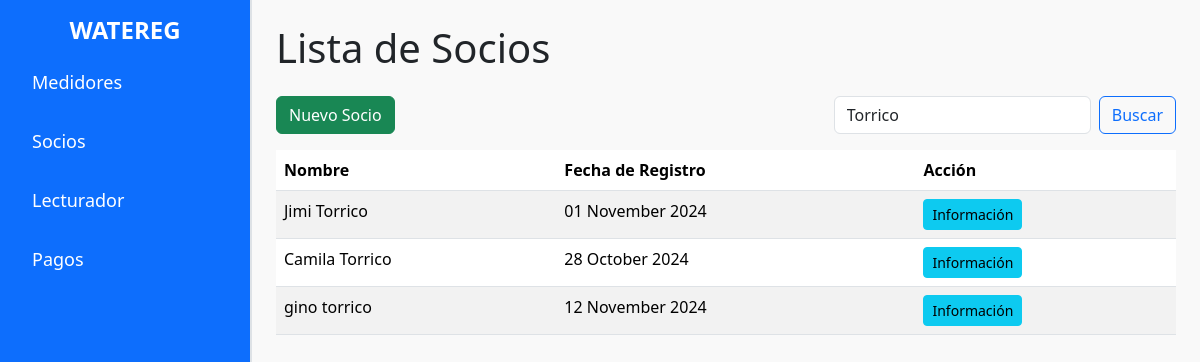
Page /socios.php?buscar=Torrico on the committed database.
### tables this page shows
CREATE TABLE `socio` (
  `id_socio` bigint(20) NOT NULL,
  `ci` varchar(255) DEFAULT NULL,
  `nombre` varchar(255) DEFAULT NULL,
  `apellido` varchar(255) DEFAULT NULL,
  `telefono` varchar(255) DEFAULT NULL,
  `fecha_registro` date DEFAULT NULL
);

### socios.php (the view, shortened to what this page needs)
<?php
include 'conexion.php';
$busqueda = isset($_GET['buscar']) ? $_GET['buscar'] : '';
$sql = "SELECT id_socio, nombre, apellido, fecha_registro FROM socio";
if (!empty($busqueda)) {
    $sql .= " WHERE CONCAT(nombre, ' ', apellido) LIKE '%$busqueda%'";
}
$resultado = $conexion->query($sql);
?>
<!DOCTYPE html>
<html lang="es">
<head>
    <link rel="stylesheet" href="css/bootstrap.min.css">
    <link rel="stylesheet" href="css/styles.css">
</head>
<body>
    <div class="d-flex">
        <div class="sidebar bg-primary text-white p-3">
            <h2 class="sidebar-title">WATEREG</h2>
            <ul class="nav flex-column">
                <li class="nav-item">
                    <a class="nav-link text-white" href="index.php">Medidores</a>
                </li>
                <li class="nav-item">
                    <a class="nav-link text-white" href="socios.php">Socios</a>
                </li>
                <li class="nav-item">
                    <a class="nav-link text-white" href="lecturador.php">Lecturador</a>
                </li>
                <li class="nav-item">
                    <a class="nav-link text-white" href="pagos.php">Pagos</a>
                </li>
            </ul>
        </div>
        <div class="content flex-grow-1 p-4">
            <h1 class="mb-4">Lista de Socios</h1>
            <div class="d-flex justify-content-between mb-3">
                <button class="btn btn-success" onclick="window.location.href='registrar_socio.php'">Nuevo Socio</button>
                <form class="d-flex" method="GET" action="socios.php">
                    <input class="form-control me-2" type="search" name="buscar" placeholder="Buscar" value="<?= htmlspecialchars($busqueda) ?>" aria-label="Buscar">
                    <button class="btn btn-outline-primary" type="submit">Buscar</button>
                </form>
            </div>
            <table class="table table-striped">
                <thead>
                    <tr>
                        <th scope="col">Nombre</th>
                        <th scope="col">Fecha de Registro</th>
                        <th scope="col">Acción</th>
                    </tr>
                </thead>
                <tbody>
                    <?php if ($resultado->num_rows > 0): ?>
                        <?php while ($fila = $resultado->fetch_assoc()): ?>
                            <tr>
                                <td><?= htmlspecialchars($fila['nombre'] . ' ' . $fila['apellido']) ?></td>
                                <td><?= date("d F Y", strtotime($fila['fecha_registro'])) ?></td>
                                <td>
                                    <a href="informacion_socio.php?id=<?= $fila['id_socio'] ?>" class="btn btn-info btn-sm">Información</a>
                                </td>
                            </tr>
                        <?php endwhile; ?>
                    <?php else: ?>
                        <tr>
                            <td colspan="3" class="text-center">No se encontraron socios</td>
                        </tr>
                    <?php endif; ?>
                </tbody>
            </table>
        </div>
    </div>
</body>
</html>

### css/styles.css (style rules this page uses)
.sidebar { width: 250px; min-height: 100vh; }
.sidebar-title { font-size: 24px; font-weight: bold; margin-bottom: 1rem; text-align: center; }
.nav-link { font-size: 18px; margin-bottom: 1rem; }
.content { background-color: #f9f9f9; border-left: 2px solid #dee2e6; }

### rows in the picture
socio: nombre+apellido "Jimi Torrico", fecha_registro "01 November 2024"
socio: nombre+apellido "Camila Torrico", fecha_registro "28 October 2024"
socio: nombre+apellido "gino torrico", fecha_registro "12 November 2024"
